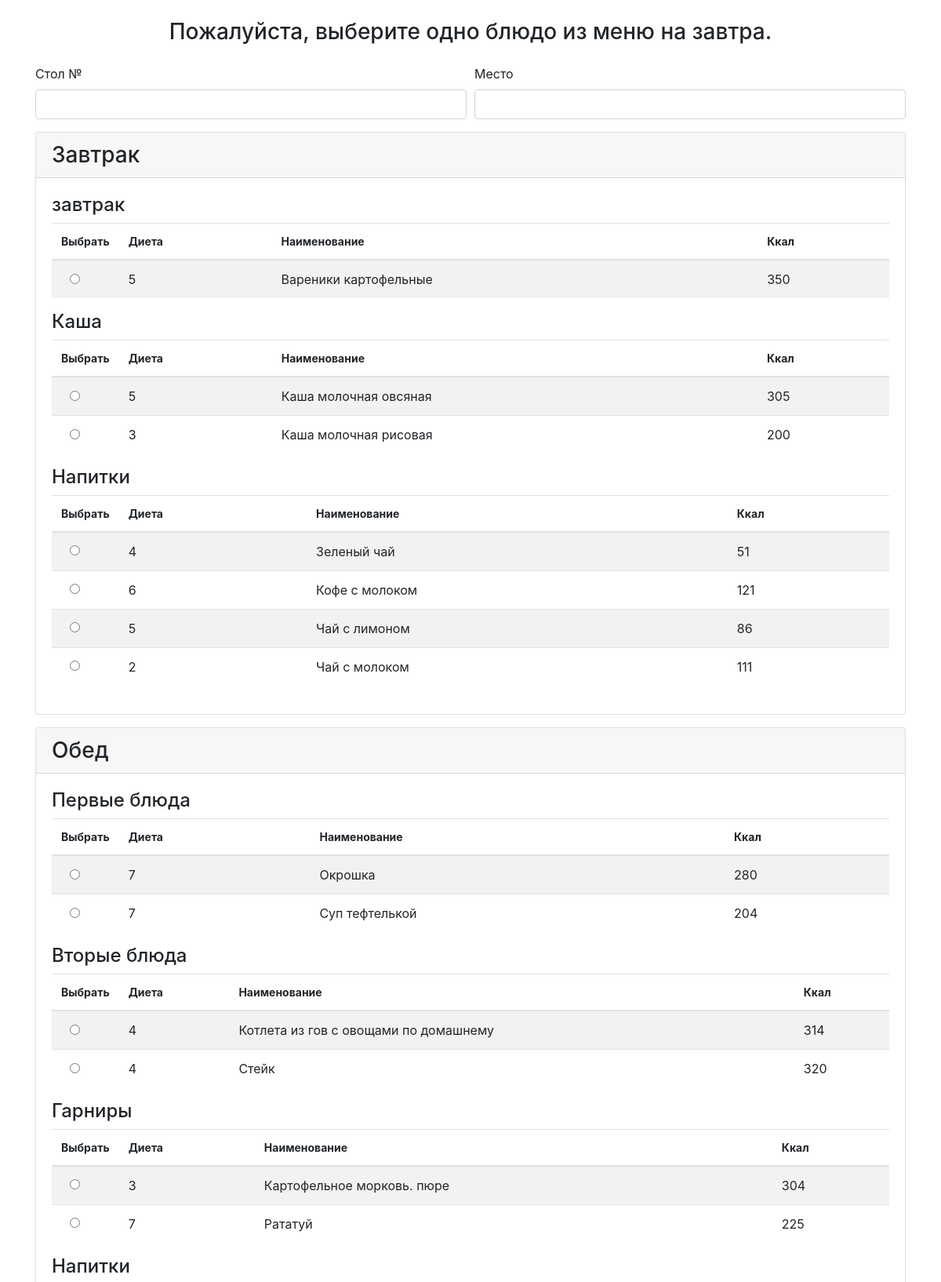
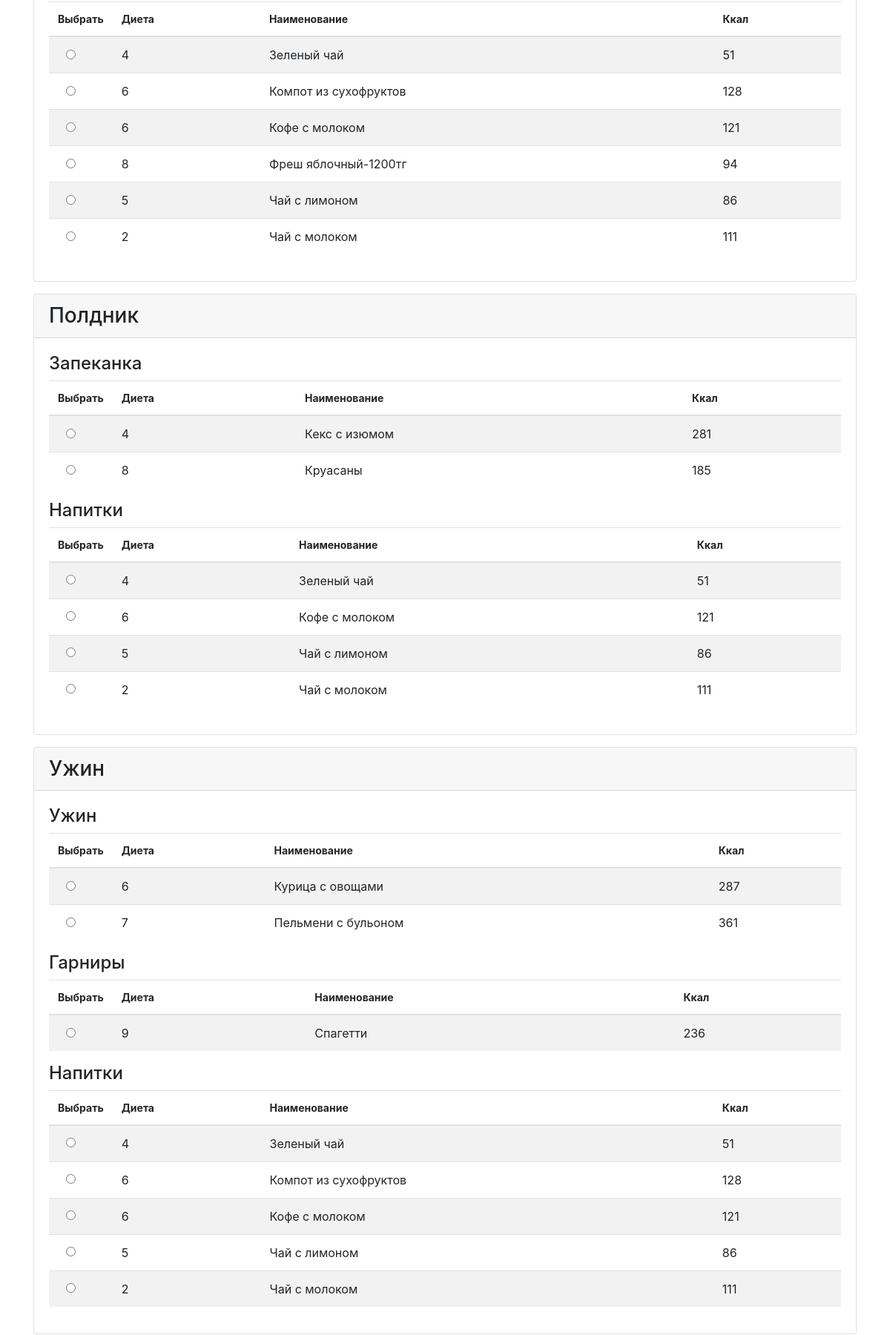
Page /meals/select_meals/16/ (upper part) on the committed database (2 pictures, top to bottom).
### meals/models.py (models this page shows, shortened)
class MealTime(models.Model):
    name = models.CharField(max_length=50, unique=True)

class Category(models.Model):
    name = models.CharField(max_length=50)

class Meal(models.Model):
    DIET_CHOICES = [
        (1, '1'),
        (2, '2'),
        (3, '3'),
        (4, '4'),
        (5, '5'),
        (6, '6'),
        (7, '7'),
        (8, '8'),
        (9, '9'),
        (10, '10'),
        (11, '11'),
        (12, '12'),
        (13, '13'),
        (14, '14'),
        (15, '15'),
    ]
    name = models.CharField(max_length=100)
    kcal = models.IntegerField()
    diet_category = models.IntegerField(choices=DIET_CHOICES)
    category = models.ForeignKey('Category', on_delete=models.CASCADE)

### meals/views.py (the view, shortened to what this page needs)
# urls.py: path('select_meals/<int:menu_id>/', views.select_meals, name='select_meals'),
def select_meals(request, menu_id):
    menu = get_object_or_404(Menu, id=menu_id)
    meal_times_with_options = []
    for meal_time in menu.meal_times.all():
        menu_mealtime = menu.menumealtime_set.get(meal_time=meal_time)
        meals = menu_mealtime.meals.all().order_by('category__name', 'name')
        meal_times_with_options.append((meal_time, meals))
    category_order = ['завтрак', 'Каша', 'Первые блюда', 'Вторые блюда', 'Ужин', 'Гарниры', 'Запеканка', 'Напитки']  # Example categories
    ordered_meal_times_with_options = []
    for meal_time, meals in meal_times_with_options:
        ordered_meals = sorted(meals, key=lambda meal: category_order.index(meal.category.name) if meal.category.name in category_order else len(category_order))
        ordered_meal_times_with_options.append((meal_time, ordered_meals))
    return render(request, 'select_meals.html', {
        'menu': menu,
        'meal_times_with_options': ordered_meal_times_with_options,
    })

### meals/templates/select_meals.html (shortened to what this page needs)
<!DOCTYPE html>
<html lang="en">
<head>
    <link href="https://stackpath.bootstrapcdn.com/bootstrap/4.5.2/css/bootstrap.min.css" rel="stylesheet">
</head>
<body>
    <div class="container my-4">
        <h3 class="text-center">Пожалуйста, выберите одно блюдо из меню на завтра.</h3>
        <form method="post" class="mt-4">
            <div class="form-row">
                <div class="form-group col-md-6">
                    <label for="table_number">Стол №</label>
                    <input type="number" class="form-control" id="table_number" name="table_number" required>
                </div>
                <div class="form-group col-md-6">
                    <label for="seat_number">Место</label>
                    <input type="number" class="form-control" id="seat_number" name="seat_number" required>
                </div>
            </div>
            {% for meal_time, meals in meal_times_with_options %}
                <div class="card mb-3">
                    <div class="card-header">
                        <h3 class="mb-0">{{ meal_time.name }}</h3>
                    </div>
                    <div class="card-body">
                        {% regroup meals by category as category_meals %}
                        {% for category in category_meals %}
                            <h4>{{ category.grouper.name }}</h4>
                            <table class="table table-striped">
                                <thead>
                                    <tr>
                                        <th scope="col" style="width: 5px; text-align: center; font-size: 0.875rem;">Выбрать</th>
                                        <th scope="col" style="font-size: 0.875rem;">Диета</th>
                                        <th scope="col" style="font-size: 0.875rem;">Наименование</th>
                                        <th scope="col" style="font-size: 0.875rem;">Ккал</th>
                                    </tr>
                                </thead>
                                <tbody>
                                    {% for meal in category.list %}
                                        <tr>
                                            <td style="text-align: center;">
                                                <input class="form-check-input" type="radio" name="meal_{{ meal_time.id }}_{{ category.grouper.id }}" id="meal_{{ meal.id }}" value="{{ meal.id }}" required>
                                            </td>
                                            <td>
                                                {% for diet in meal.get_diet_category_display %}
                                                    {{ diet }}{% if not forloop.last %}, {% endif %}
                                                {% endfor %}
                                            </td>
                                            <td>
                                                <label class="form-check-label" for="meal_{{ meal.id }}">
                                                    {{ meal.name }}
                                                </label>
                                            </td>
                                            <td>{{ meal.kcal }}</td>
                                        </tr>
                                    {% endfor %}
                                </tbody>
                            </table>
                        {% endfor %}
                    </div>
                </div>
            {% endfor %}
        </form>
    </div>
</body>
</html>

### rows in the picture
MealTime: name "Завтрак"
Category: grouper.name "завтрак"
Meal: get_diet_category_display "5", name "Вареники картофельные", kcal "350"
Category: grouper.name "Каша"
Meal: get_diet_category_display "5", name "Каша молочная овсяная", kcal "305"
Meal: get_diet_category_display "3", name "Каша молочная рисовая", kcal "200"
Category: grouper.name "Напитки"
Meal: get_diet_category_display "4" "4" "4" "4", name "Зеленый чай", kcal "51"
Meal: get_diet_category_display "6" "6" "6" "6", name "Кофе с молоком", kcal "121"
Meal: get_diet_category_display "5" "5" "5" "5", name "Чай с лимоном", kcal "86"
Meal: get_diet_category_display "2" "2" "2" "2", name "Чай с молоком", kcal "111"
MealTime: name "Обед"
Category: grouper.name "Первые блюда"
Meal: get_diet_category_display "7", name "Окрошка", kcal "280"
Meal: get_diet_category_display "7", name "Суп тефтелькой", kcal "204"
Category: grouper.name "Вторые блюда"
Meal: get_diet_category_display "4", name "Котлета из гов с овощами по домашнему", kcal "314"
Meal: get_diet_category_display "4", name "Стейк", kcal "320"
Category: grouper.name "Гарниры"
Meal: get_diet_category_display "3", name "Картофельное морковь. пюре", kcal "304"
Meal: get_diet_category_display "7", name "Рататуй", kcal "225"
Meal: get_diet_category_display "6" "6", name "Компот из сухофруктов", kcal "128"
Meal: get_diet_category_display "8", name "Фреш яблочный-1200тг", kcal "94"
MealTime: name "Полдник"
Category: grouper.name "Запеканка"
Meal: get_diet_category_display "4", name "Кекс с изюмом", kcal "281"
Meal: get_diet_category_display "8", name "Круасаны", kcal "185"
MealTime: name "Ужин"
Category: grouper.name "Ужин"
Meal: get_diet_category_display "6", name "Курица с овощами", kcal "287"
Meal: get_diet_category_display "7", name "Пельмени с бульоном", kcal "361"
Meal: get_diet_category_display "9", name "Спагетти", kcal "236"
